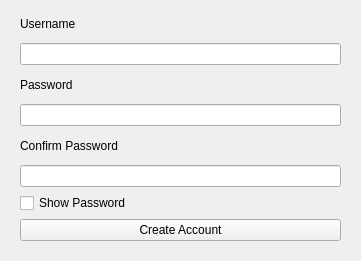
<?xml version="1.0" encoding="UTF-8"?>
<ui version="4.0">
 <class>Form</class>
 <widget class="QWidget" name="Form">
  <property name="geometry">
   <rect>
    <x>0</x>
    <y>0</y>
    <width>361</width>
    <height>261</height>
   </rect>
  </property>
  <property name="windowTitle">
   <string>Form</string>
  </property>
  <widget class="QWidget" name="">
   <property name="geometry">
    <rect>
     <x>20</x>
     <y>10</y>
     <width>321</width>
     <height>231</height>
    </rect>
   </property>
   <layout class="QVBoxLayout" name="verticalLayout">
    <item>
     <widget class="QLabel" name="label">
      <property name="text">
       <string>Username</string>
      </property>
     </widget>
    </item>
    <item>
     <widget class="QLineEdit" name="usernameEdit">
      <property name="echoMode">
       <enum>QLineEdit::Normal</enum>
      </property>
     </widget>
    </item>
    <item>
     <widget class="QLabel" name="passwordLabel">
      <property name="text">
       <string>Password</string>
      </property>
     </widget>
    </item>
    <item>
     <widget class="QLineEdit" name="passwordEdit">
      <property name="echoMode">
       <enum>QLineEdit::Password</enum>
      </property>
     </widget>
    </item>
    <item>
     <widget class="QLabel" name="label_3">
      <property name="text">
       <string>Confirm Password</string>
      </property>
     </widget>
    </item>
    <item>
     <widget class="QLineEdit" name="confirmPasswordEdit">
      <property name="text">
       <string/>
      </property>
      <property name="echoMode">
       <enum>QLineEdit::Password</enum>
      </property>
     </widget>
    </item>
    <item>
     <widget class="QCheckBox" name="showPasswordCheck">
      <property name="text">
       <string>Show Password</string>
      </property>
     </widget>
    </item>
    <item>
     <widget class="QPushButton" name="createAccountButton">
      <property name="text">
       <string>Create Account</string>
      </property>
     </widget>
    </item>
   </layout>
  </widget>
 </widget>
 <resources/>
 <connections/>
</ui>
